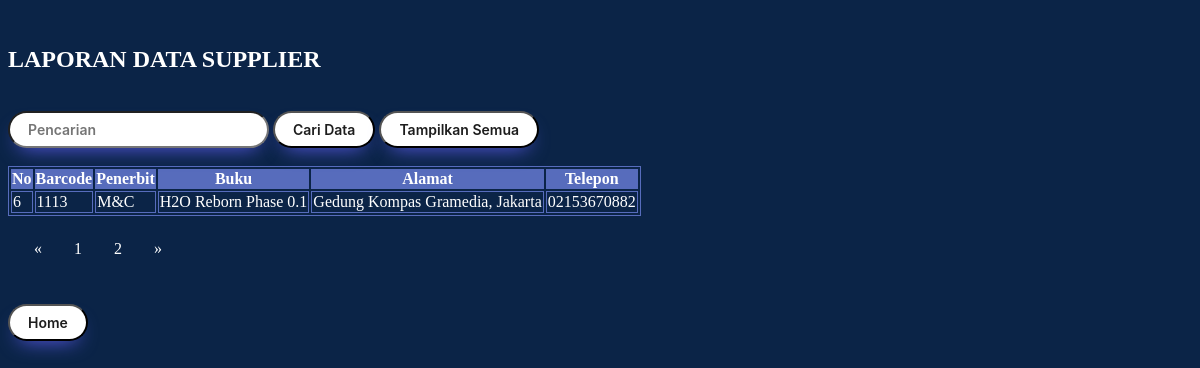
Before: /lihat_supplier.php?halaman=2 with the older database file.
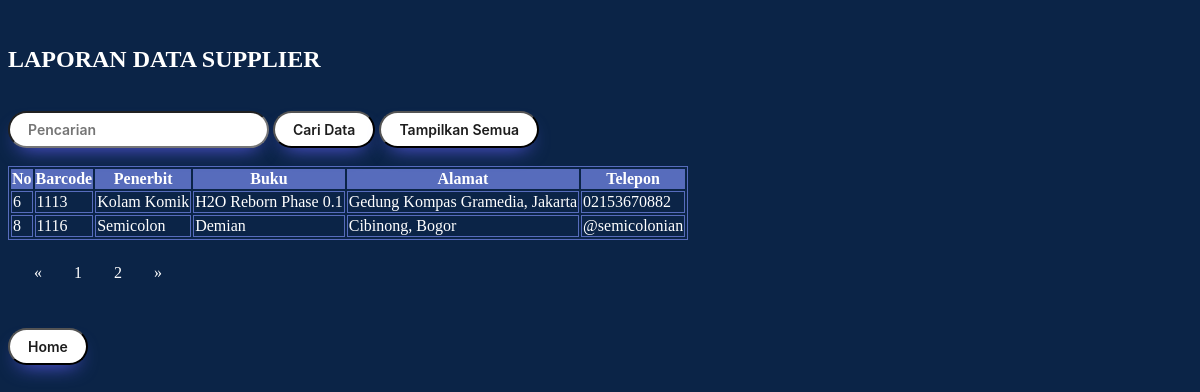
After: the same page with the newer database file.
### tables this page shows
CREATE TABLE `supplier` (
  `No` int(15) NOT NULL AUTO_INCREMENT,
  `Barcode` varchar(15) NOT NULL,
  `Penerbit` text NOT NULL,
  `Buku` text NOT NULL,
  `Alamat` text NOT NULL,
  `Telepon` varchar(15) NOT NULL DEFAULT '',
  PRIMARY KEY (`No`)
);

### lihat_supplier.php (the view, shortened to what this page needs)
<!DOCTYPE html>
<html>
	<head>
	</head>
<body>
<br>
<?php
require_once'koneksi.php';
?>
<h2><font color="white">LAPORAN DATA SUPPLIER</font></h2>
<br>
	<form method="post">
		<input type="text" name="nt" placeholder="Pencarian">
		<input type="submit" name="submit" value="Cari Data">
		<input type="button" onclick="location.href='lihat_supplier.php';" value="Tampilkan Semua"
	<form>
<br/>
<br/>
	<div class = "container">
	<table class="table table-bordered">
		<thead class="thead-dark">
			<tr>
				<th>No</th>
				<th>Barcode</th>
				<th>Penerbit</th>
				<th>Buku</th>
				<th>Alamat</th>
				<th>Telepon</th>
			</tr>
		</thead>
		<tbody>
				<?php
				$batas = 5;
				$halaman = isset($_GET['halaman'])?(int)$_GET['halaman'] : 1;
				$halaman_awal = ($halaman>1) ? ($halaman * $batas) - $batas : 0;
				$previous = $halaman - 1;
				$next = $halaman + 1;
				$data = mysqli_query($db,"select * from supplier");
				$jumlah_data = mysqli_num_rows($data);
				$total_halaman = ceil($jumlah_data / $batas);
				$data_barang = mysqli_query($db,"select * from supplier limit $halaman_awal, $batas");
				while($d = mysqli_fetch_array($data_barang)){
					?>
					<tr>
						<td><?php echo $d['No']; ?></td>
						<td><?php echo $d['Barcode']; ?></td>
						<td><?php echo $d['Penerbit']; ?></td>
						<td><?php echo $d['Buku']; ?></td>
						<td><?php echo $d['Alamat']; ?></td>
						<td><?php echo $d['Telepon']; ?></td>
					</tr>
					<?php
				}
				?>
	</tbody>
	</table>
	<nav>
			<ul class="pagination justify-content-center">
					<a class="page-link" <?php if($halaman > 1){ echo "href='?halaman=$previous'"; } ?>>&laquo;</a>
				<?php
				for($x=1;$x<=$total_halaman;$x++){
					?>
					<a class="page-link" href="?halaman=<?php echo $x ?>"><?php echo $x; ?></a>
					<?php
				}
				?>
					<a  class="page-link" <?php if($halaman < $total_halaman) { echo "href='?halaman=$next'"; } ?>>&raquo</a>
			</ul>
		</nav>
</div>
	<br>
	<tr height="46">
			<td>
				<input type="button" onclick="location.href='home.php';" value="Home"
			</td>
	</tr>
</body>
</html>

Changed rows visible on the page:
changed supplier "H2O Reborn Phase 0.1": Penerbit "M&C" → "Kolam Komik"
added supplier: No "8", Barcode "1116", Penerbit "Semicolon", Buku "Demian", Alamat "Cibinong, Bogor", Telepon "@semicolonian"
